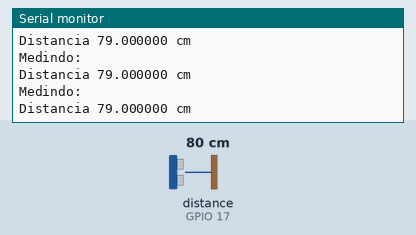
Recording of a sketch running on a simulated ESP32. Parts: the last lines printed to the serial monitor. Wiring (inferred from the names in the program): ultrasonic range finder: trigger GPIO 18; echo GPIO 17. The inputs (shaded band) are chosen by the test bench; at power-on: distance to the obstacle (sensor on GPIO 17) 80 cm. The echo pulse lasts 58.3 µs per cm.

Above: at 1.2 s.
1.3 s: distance to the obstacle (sensor on GPIO 17) set to 2 cm
At 1.9 s:
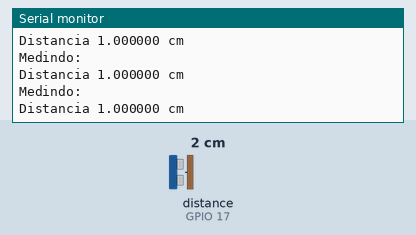
2.8 s: distance to the obstacle (sensor on GPIO 17) set to 4 cm
At 3.7 s:
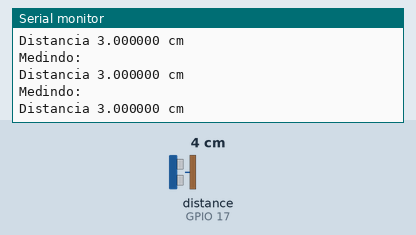
Timing chart, 0 to 4.1 s (numbered marks = the images above; inputs shaded):
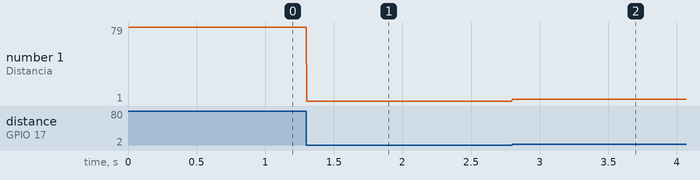

Measured:
- after the input at 1.3 s, the serial monitor: prints a new line at once (image 1)
- after the input at 2.8 s, the serial monitor: prints a new line at once (image 2)
- plotted number 1: 79 → 1 after the input at 1.3 s, 1 → 3 after the input at 2.8 s

The sketch:

Basico_MedidorUltraSOM_ESP32_32U.ino
```cpp
#define ECHODEFAULT  17
#define TRIGDEFAULT  18
//////////////////////////////
//////////////////////////////
int medir(){
  long duration;
  float distanceCm = 0;
  float SOUND_SPEED = 0.034;
  int tempoEnvio = 10;
  int tempoLimpeza = 2;

  // Clears the trigPin
  digitalWrite(TRIGDEFAULT, LOW);
  delayMicroseconds(tempoLimpeza);
  // Sets the trigPin on HIGH state for 10 micro seconds
  digitalWrite(TRIGDEFAULT, HIGH);
  delayMicroseconds(tempoEnvio);
  digitalWrite(TRIGDEFAULT, LOW);
  // Reads the echoPin, returns the sound wave travel time in microseconds
  duration = pulseIn(ECHODEFAULT, HIGH);
  // Calculate the distance
  distanceCm = duration * SOUND_SPEED/2;
  return(distanceCm);
};

void setup() {
  Serial.begin(115200);
  pinMode(TRIGDEFAULT,OUTPUT);
  pinMode(ECHODEFAULT,INPUT);
}

void loop() {
  float distancia = medir();
  Serial.println("Medindo:");
  Serial.printf("Distancia %4f cm\n",distancia);
}
```
